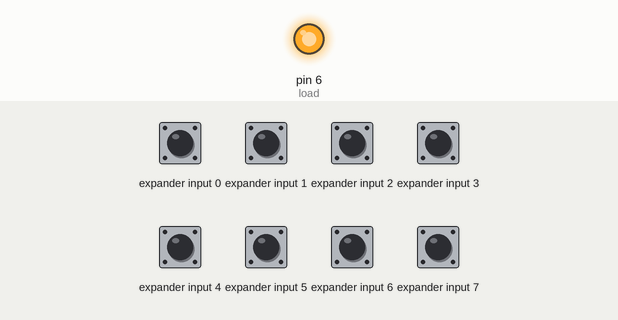
Recording of a sketch running on a simulated Arduino Uno, built with avr-gcc and run on an emulated ATmega328P. On the bench: output pins drawn as LEDs (lit = HIGH). Wiring (inferred from the names in the program): input shift register (74HC165): load pin 5; clock pin 7; serial out pin 4; CE pin 5. The inputs (shaded band) are chosen by the test bench; at power-on: expander input 0–7 HIGH. Pins used as bus, display or sensor lines are not drawn; what the sketch prints to the serial monitor is not drawn.

Above: at 0.1 s.
Timing chart, 0 to 1.6 s (numbered marks = the images above):
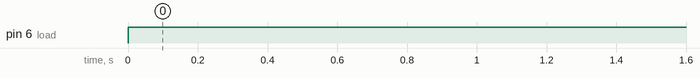

The sketch:

SHIFTREG.ino
```cpp
/*
  74HC165 Shift Register Demonstration 1
  74hc165-demo.ino
  Read from 8 switches and display values on serial monitor

  DroneBot Workshop 2020
  https://dronebotworkshop.com
*/

// Define Connections to 74HC165

// PL pin 1
int load = 6;
// CE pin 15
int clockEnablePin = 5;
// Q7 pin 7
int dataIn = 4;
// CP pin 2
int clockIn = 7;

void setup()
{

  // Setup Serial Monitor
  Serial.begin(9600);

  // Setup 74HC165 connections
  pinMode(load, OUTPUT);
  pinMode(clockEnablePin, OUTPUT);
  pinMode(clockIn, OUTPUT);
  pinMode(dataIn, INPUT);
}

void loop()
{

  // Write pulse to load pin
  digitalWrite(load, LOW);
  delayMicroseconds(5);
  digitalWrite(load, HIGH);
  delayMicroseconds(5);

  // Get data from 74HC165
  digitalWrite(clockIn, HIGH);
  digitalWrite(clockEnablePin, LOW);
  byte incoming = shiftIn(dataIn, clockIn, LSBFIRST);
  digitalWrite(clockEnablePin, HIGH);

  // Print to serial monitor
  Serial.print("Pin States:\r\n");
  Serial.println(incoming, BIN);
  delay(400);
}
```

Measured:
- by itself, pin 6 (load): LOW → HIGH at 0.00 s
